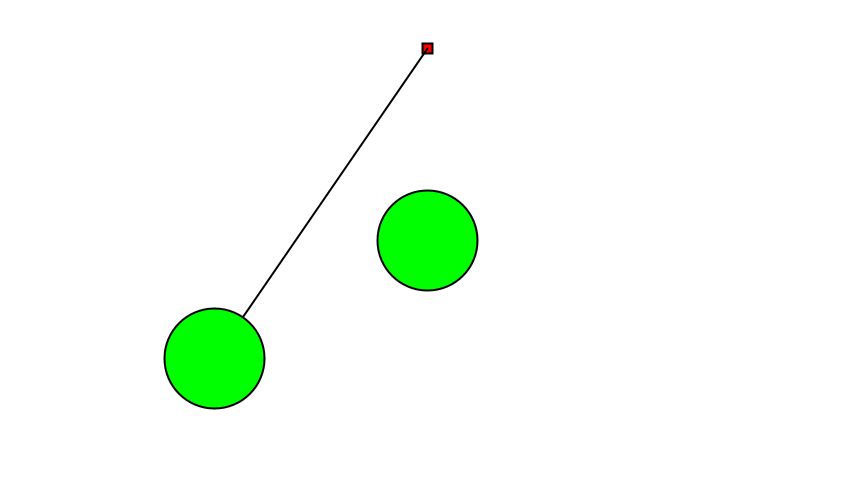
Frame 1 (no input)
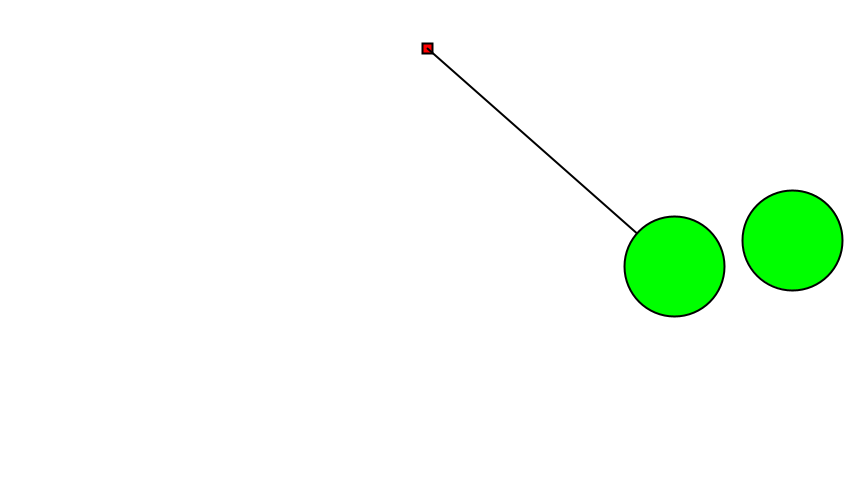
Frame 60 (the mouse pressed at the canvas centre just before this capture)
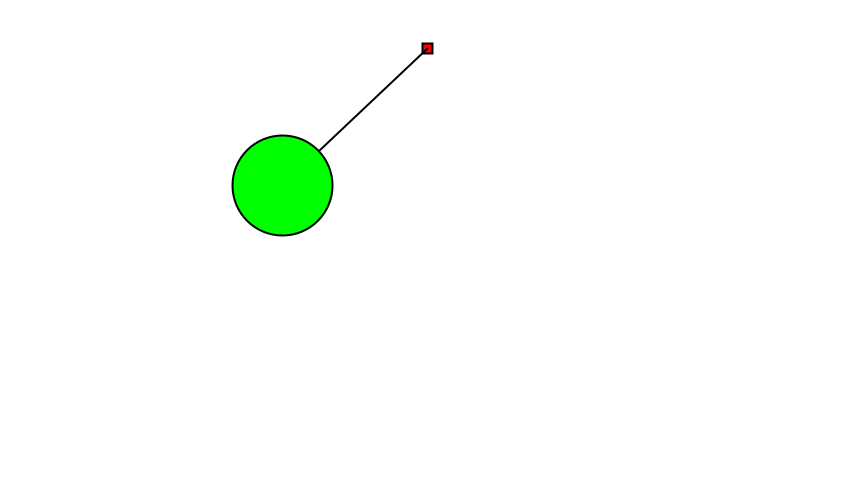
Frame 120 (the mouse held since frame 60 and released just before this capture)

The Processing sketch that drew these frames (run headless with seeded random() and noise(); from frame 60 on, the mouse is pressed at the canvas centre):

// Processing sketch: Spring_160713a
// ── Spring_160713a.pde
class Mover{
  PVector acceleration;
  PVector Velocity;
  PVector location;
  float mass;
  float diameter(float mass){return mass * 10;}
  Mover(){
    this(new PVector(width / 2 , height / 2) , 10);  
  }
  Mover(PVector l , float m){
    location = l;
    mass = m;
    acceleration = new PVector(0 , 0);
    Velocity = new PVector(0 , 0);
  }
  Mover(PVector l){
    this(l , 10);
  }
  void applyForce(PVector f){
    Velocity.add(PVector.div(f , mass));
  }
  void update(){
    location.add(Velocity);
  }
  void display(){    
    pushStyle();
    fill(0 , 255 , 0);
    stroke(0);
    strokeWeight(2);
    ellipse(location.x , location.y , diameter(mass) , diameter(mass));
    popStyle();
  }
}
class Spring extends Mover{
  PVector anchor;
  float len;
  float k;
  Spring(PVector l , float m , PVector a , float le , float k_){
    super(l , m);
    anchor = a;
    len = le;
    k = k_;
  }
  Spring(PVector l){
    super(l);
    init();
  }
  Spring(){
    init();
  }
  void init(){
    anchor = new PVector(width / 2 , height / 10);
    len = (height * 4) / 10;
    k = 0.1;
  }
  void applySpringForce(){
    PVector force = PVector.sub(location , anchor);
    float d = force.mag();
    force.normalize();
    float stretch = d - len;
    force.mult((-k) * stretch);
    applyForce(force);
  }
  void display(){
    pushStyle();
    fill(255 , 0 , 0);
    stroke(0);
    strokeWeight(2);
    rectMode(CENTER);
    rect(anchor.x , anchor.y , 10 , 10);
    line(anchor.x , anchor.y , location.x , location.y);
    
    super.display();
    
    popStyle();
  }
}

Mover m;
Spring s;
PVector w , g;
void setup(){
  size(854 , 480);
  smooth();
  m = new Mover(new PVector(width / 2 , height / 2));
  s = new Spring(new PVector(width / 4 , (height * 3) / 4));
  w = new PVector(2 , 0);
  g = new PVector(0 , 4);
}
void draw(){
  background(255);
  
  m.applyForce(w);
  s.applyForce(g);
  s.applySpringForce();
  
  m.update();
  s.update();
  
  m.display();
  s.display();
}
